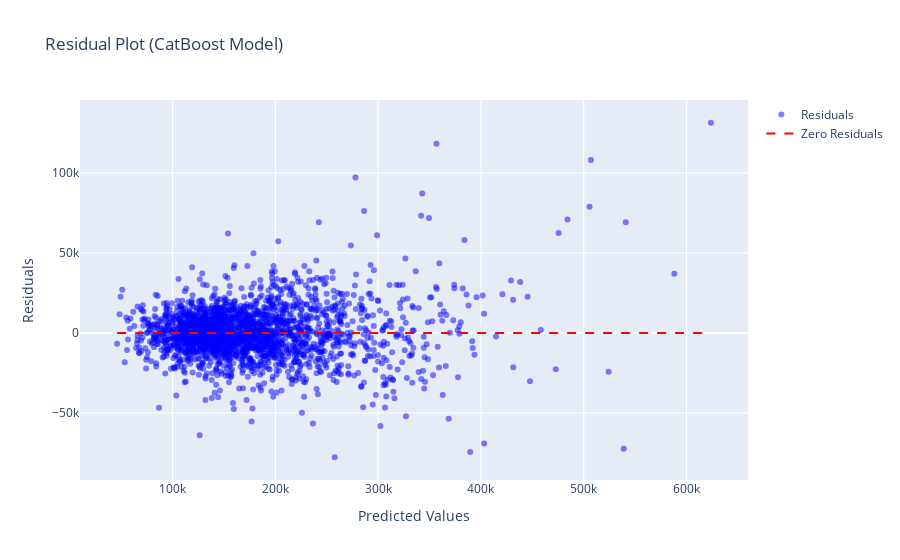

Notebook source saved alongside this figure:
### Code cell
# Plotting residuals against predicted values
plt.figure(figsize=(8, 6))
plt.scatter(predicted_values, residuals, color='blue', alpha=0.5)
plt.axhline(y=0, color='red', linestyle='--')
plt.xlabel('Predicted Values')
plt.ylabel('Residuals')
plt.title('Residual Plot (CatBoost Model)')
plt.grid(True)
plt.show()

# Create a scatter plot
residual_plot = go.Scatter(x=predicted_values, y=residuals, mode='markers', 
                           marker=dict(color='blue', opacity=0.5),
                           name='Residuals')

# Add a horizontal line at y=0
horizontal_line = go.Scatter(x=[min(predicted_values), max(predicted_values)], y=[0, 0],
                             mode='lines', line=dict(color='red', dash='dash'),
                             name='Zero Residuals')

# Layout
layout = go.Layout(title='Residual Plot (CatBoost Model)',
                   xaxis=dict(title='Predicted Values'),
                   yaxis=dict(title='Residuals'),
                   showlegend=True)

# Create figure
residual_fig = go.Figure(data=[residual_plot, horizontal_line], layout=layout)

# Show plot
residual_fig.show()

### Figure 1 — Plotly figure (JSON) as saved in the notebook; plotly's stock layout.template omitted (floating-point values rounded to 4 significant figures; data arrays with more than 128 entries replaced by an {"elided": "..."} marker saying what was removed)
{"data": [{"marker": {"color": "blue", "opacity": 0.5}, "mode": "markers", "name": "Residuals", "type": "scatter", "x": {"elided": "2410 float values"}, "y": {"elided": "2410 float values"}}, {"line": {"color": "red", "dash": "dash"}, "mode": "lines", "name": "Zero Residuals", "type": "scatter", "x": [46050.0, 623600.0], "y": [0, 0]}], "layout": {"autosize": true, "showlegend": true, "title": {"text": "Residual Plot (CatBoost Model)"}, "xaxis": {"autorange": true, "range": [9150.0, 660500.0], "title": {"text": "Predicted Values"}, "type": "linear"}, "yaxis": {"autorange": true, "range": [-94950.0, 148600.0], "title": {"text": "Residuals"}, "type": "linear"}}}
